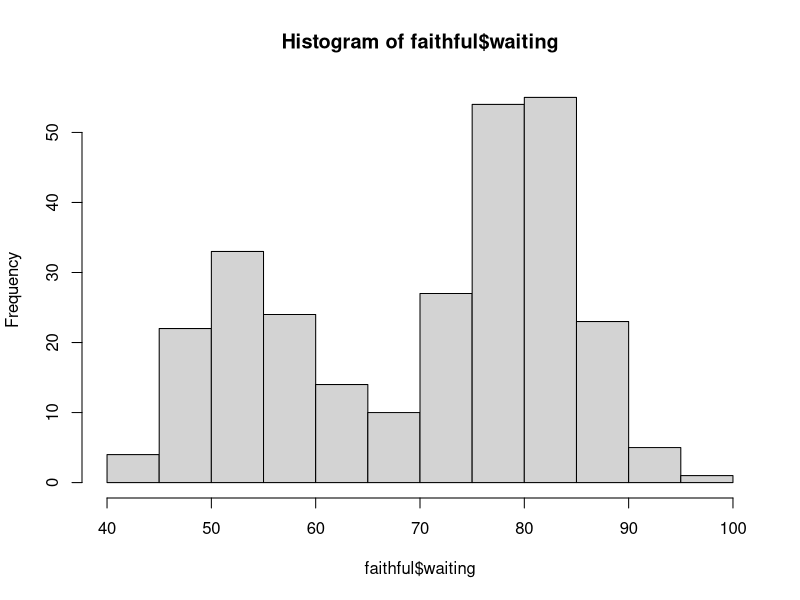
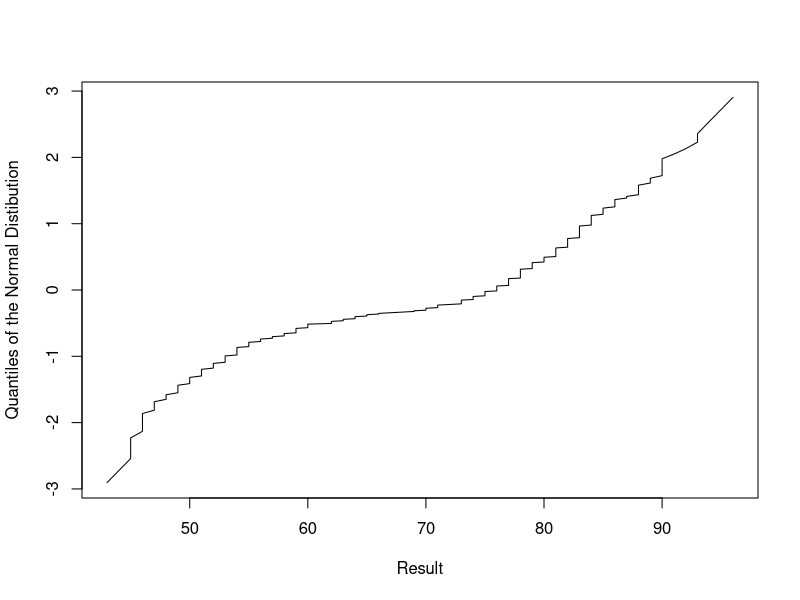
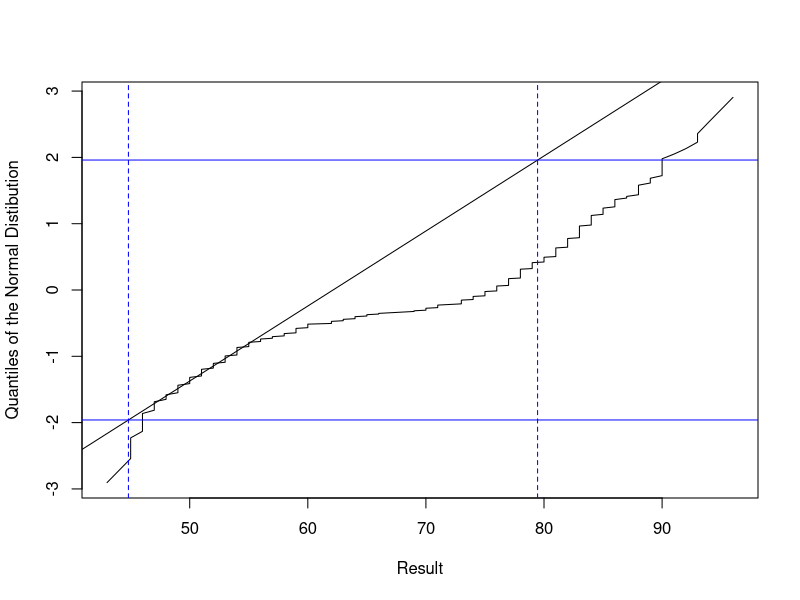
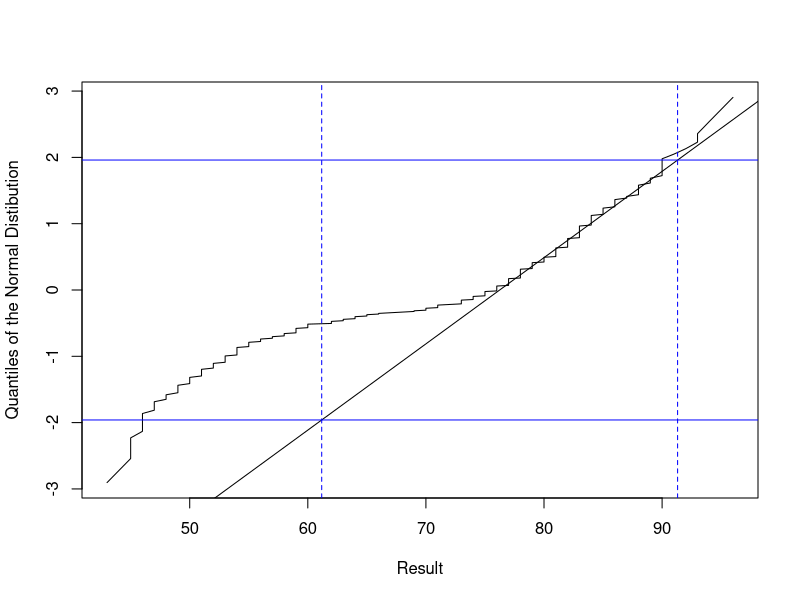

Generate these figures, in order, with R:
# R code for generating Hoffmann plots
# Code author: Dr. Daniel T. Holmes, MD
# ----------------------------------------
# Usage
# ----------------------------------------
# Hoff.QQ.plot <- function(x, alpha = 0.05, from = NA, to = NA, xrange = c(NA,NA))
# ----------------------------------------
# Arguments
# ----------------------------------------
# x         a vector of observations drawn from the mixure for which decomposition is desired.
# from      a vector of length 1 to define the lower limit of a linear section of
#           interest in the QQ-plot of x. Both 'from' and 'to' must be supplied values
#           to obtain a reference interval estimate.
# to        a vector of length 1 to define the upper limit of a linear section of
#           interest in the QQ-plot of x.Both 'from' and 'to' must be supplied values
#           to obtain a reference interval estimate.
# alpha     alpha value reference interval estimate. 
# xlim      vector of length = 2 defining a plot range.
# ----------------------------------------
# Value
# ----------------------------------------
# Returns a named vector with the following values:
# lower:    the estimate of the lower limit of normal
# upper:    the estimate of the upper limit of normal

Hoff.QQ.plot <- function(x, alpha=0.05, from=NA, to=NA, xlim=range(x)) {
  x <- sort(x)
  qq.data <- as.data.frame(qqnorm(x, datax = TRUE, plot.it = FALSE))
  plot(y ~ x, 
       data = qq.data,
       type = "l",
       xlab = "Result",
       ylab = "Quantiles of the Normal Distibution",
       xlim = xlim)
  if (!is.na(from) & !is.na(to)) {
    linear <- subset(qq.data, x >= from & x <= to)
    lin.mod <- lm(y ~ x, data = linear)
    abline(lin.mod)
    RI <- (c(qnorm(alpha/2),qnorm(1-alpha/2)) - lin.mod$coefficients[1])/lin.mod$coefficients[2]
    result <- c(RI[1], RI[2])
    names(result) <- c("lower", "upper")
    abline(h = c(qnorm(alpha/2), qnorm(1 - alpha/2)), col = "blue")
    abline(v = RI, col = "blue", lty = 2)
    return(result)
  }
}

# Example
# ----------------------------------------
# Built-in R data set for waiting times between eruptions of the Old Faithful geyser in 
# Yellowstone National Park.

data("faithful")
hist(faithful$waiting)
Hoff.QQ.plot(faithful$waiting)
# linear sections are seen from ~ 48 to 53 min and ~ 77 to 89
Hoff.QQ.plot(faithful$waiting, from = 48, to = 54)
Hoff.QQ.plot(faithful$waiting, from = 77, to = 89)
